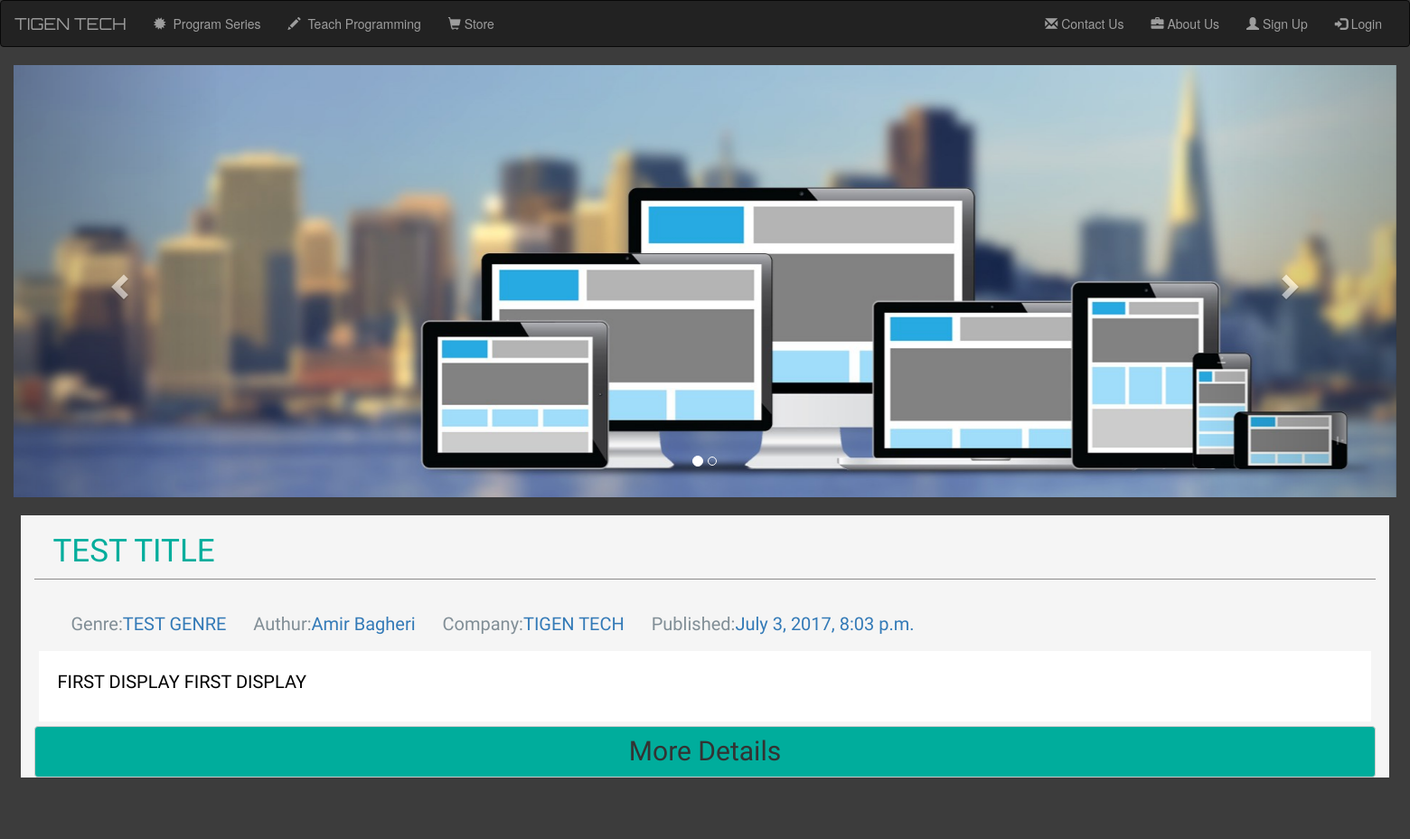
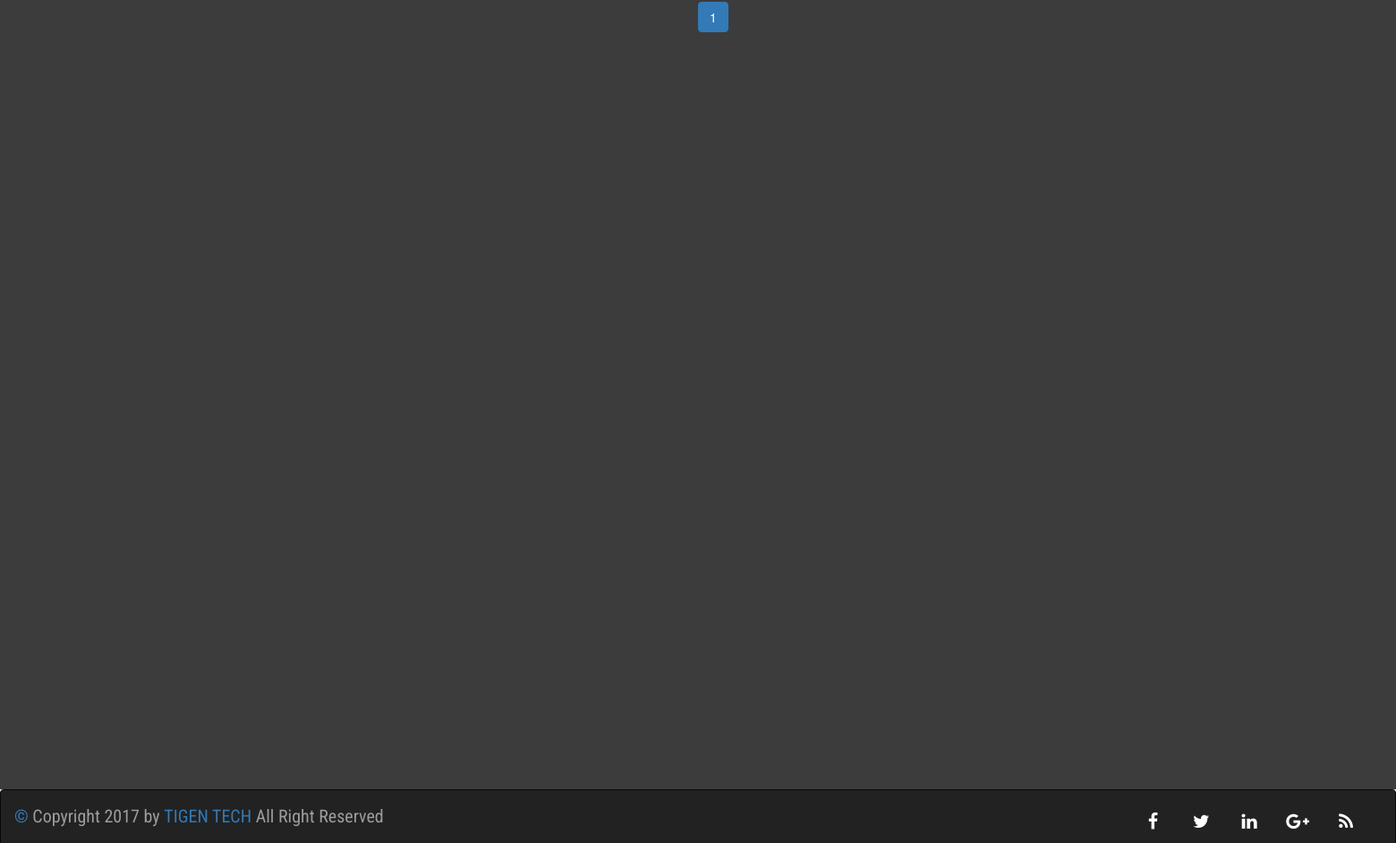
Page /pagenum/1 on the committed database (2 pictures, top to bottom).
### slider/models.py (models this page shows, shortened)
class sliderimg(models.Model):
    name = models.CharField(max_length=800)
    image = models.FileField(upload_to="slider")

### posts/models.py (models this page shows, shortened)
class post(models.Model):
    Title = models.CharField(max_length=100)
    genre = models.ForeignKey(genre,on_delete=models.CASCADE)
    authur = models.ForeignKey(Person,on_delete=models.CASCADE)
    Company = models.ForeignKey(Company,on_delete=models.CASCADE)
    First_Display = RichTextField()
    Complete_Text = RichTextField()
    Publish_Time = models.DateTimeField(auto_now=True)

class genre(models.Model):
    title = models.CharField(max_length=50)
    def __str__(self):
        return self.title

class Person(models.Model):
    name = models.CharField(max_length=150)
    age = models.IntegerField()
    date_of_birth = models.DateField()
    PictureFile = models.ImageField()
    Job = models.ForeignKey(Job,on_delete=models.CASCADE)
    Bio = RichTextField()
    Major = models.CharField(max_length=10000)
    Interest_Fields = TaggableManager()
    country = models.ForeignKey(Country, on_delete=models.CASCADE)
    def __str__(self):
        return self.name

class Company(models.Model):
    Name = models.CharField(max_length=700)
    master = models.ForeignKey(Manager,on_delete=models.CASCADE)
    country = models.ForeignKey(Country,on_delete=models.CASCADE)
    DateOfCreation = models.DateField()
    def __str__(self):
        return self.Name

### mainpage/views.py (the view)
# urls.py: url(r'^pagenum/?(?P<pagenum>[0-9]+)', views.HomePage1),
def HomePage1(request,pagenum):
    posts = []
    pagenum = int(pagenum)
    pagenumbers = int(len(post.objects.all()) / 3 + 1)
    pagenumbers = [i for i in range(1, pagenumbers + 1)]
    if  pagenum in pagenumbers:
        Quotes = Quote.objects.all()
        Rand_Quote = random.choice(Quotes)
        images = sliderimg.objects.all()
        if pagenum!=0:
            lastpost = (pagenum-1)*4+3
            firstpost = (pagenum-1)*4
            if firstpost<len(post.objects.all()):
                if len(post.objects.all())<lastpost:
                    lastpost = len(post.objects.all())
                posts = post.objects.all().order_by('-Publish_Time')[firstpost:lastpost]
        return render(request, 'MainPage/index.html', {"images":images, "l":images[0], "lent":[i for i in range(len(images))],"Quote": Rand_Quote, "Posts": posts,"lastpagenumber": pagenumbers,"thispage":pagenum})
    else:
        return redirect("/pagenum/1")

### templates/MainPage/index.html (shortened to what this page needs)
{% extends 'base.html' %}
{% load staticfiles %}
    {% block stylesheet %}
        <link rel="stylesheet" href="{% static 'mainpage/style.css' %}">
    {% endblock %}
{% block pagestylesheet %}"background-color: #3c3c3c; "{% endblock %}
{% block body %}
    <div class="nodes">
        <div class="container-fluid">
            <div id="myCarousel" class="carousel slide" data-ride="carousel">
                <ol class="carousel-indicators">
                    {% for i in lent %}
                        {% if i == 0 %}
                            <li data-target="#myCarousel" data-slide-to="0" class="active"></li>
                        {% else %}
                            <li data-target="#myCarousel" data-slide-to="{{ i }}"></li>
                        {% endif %}
                    {% endfor %}
                </ol>
                <div class="carousel-inner">
                    {% if images %}
                        {% for img in images %}
                            {% if l == img %}
                                <div class="item active">
                                    <div id="image1"> <img src="{{ img.image.url }}" alt="{{ img.name }}" style="width:100%;"></div>
                                </div>
                            {% else %}
                                <div class="item">
                                    <img src="{{ img.image.url }}" style="width:100%;">
                                </div>
                            {% endif %}
                        {% endfor %}
                    {% endif %}
                    <a class="left carousel-control" href="#myCarousel" data-slide="prev">
                        <span class="glyphicon glyphicon-chevron-left"></span>
                    </a>
                    <a class="right carousel-control" href="#myCarousel" data-slide="next">
                        <span class="glyphicon glyphicon-chevron-right"></span>
                    </a>
                </div>
            </div>
        </div>
    </div>
    <div style="height: 20px;"></div>
    {% for post in Posts %}
        <div style="background-color:whitesmoke;color: #00ad9c;" class="container-fluid postst">
            <div class="posttitle pull-left">{{post.Title|safe}}</div>
            <div class="push"></div>
            <hr  class="posthr" style="color: #00ad9c; top: -35px;">
            <ul class="PostDetails">
                <li>Genre:<a class="PostGenre" href="#">{{ post.genre }}</a></li>
                <li>Authur:<a class="PostAuthur" href="#">{{ post.authur }}</a></li>
                <li>Company:<a class="PostCompany" href="#">{{ post.Company }}</a></li>
                <li>Published:<a class="PostPublish" href="#">{{ post.Publish_Time }}</a></li>
            </ul>
            <div class="PostFirstDisplay">
                {{ post.First_Display|safe }}
            </div>
            <a style="background-color: #00ad9c; font-size: 30px;" class="btn btn-default btn-block" href="/posts/{{ post.genre.pk }}/{{ post.pk }}">More Details</a>
        </div>
        <div class="push"></div>
    {% endfor %}
    <ul class="pagination container" style="margin-left: 50%;">
        {% for page in lastpagenumber %}
            {% if thispage == page %}
                <li class="active"><a href="/pagenum/{{ page }}">{{ page }}</a></li>
            {% else %}
                <li><a href="/pagenum/{{ page }}">{{ page }}</a></li>
            {% endif %}
        {% endfor %}
    </ul>
{% endblock %}

### static/base.css (style rules this page uses)
.push { height: 50px; }
html { position: relative; min-height: 100%; }
body { margin: 0 0 100px; }

### static/mainpage/style.css (style rules this page uses)
.postst { font-family: 'Teko', sans-serif; font-size: 35px; width: 97%; min-height: 100%; flex: 1 0 auto; }
hr.posthr { border-top: 1px solid #8c8b8b; text-align: center; width: 100%; }
hr.posthr::after { content: '§'; display: inline-block; position: relative; width: 30px; top: -30.0px; font-family: 'Shrikhand', cursive; padding: 0 -15px; border-radius: 50%; font-size: 20px; background-color: #2e2e2e; -webkit-transform: rotate(50deg); -moz-transform: rotate(50deg); transform: rotate(50deg); }
.posttitle { margin: 15px 0px 0px 20px; }
ul.PostDetails { font-family: 'Cabin Condensed', sans-serif; color: #818E96; font-size: 20px; margin-top: -20px; text-decoration: none; list-style: none; }
ul.PostDetails { display: inline-block; position: relative; font-family: 'Kalam', cursive;; }
ul.PostDetails li { display: inline; margin-right: 25px; margin-top: -40px; }
ul.PostDetails li a { text-decoration: none; }
.PostFirstDisplay { margin: 5px; padding: 20px 40px 20px 20px; background-color: white; font-family: 'Coming Soon', cursive; font-size: 20px; color: black; }

### rows in the picture
sliderimg: image (picture)
post: Title "TEST TITLE", genre "TEST GENRE", authur "Amir Bagheri", Company "TIGEN TECH", Publish_Time "July 3, 2017, 8:03 p.m.", First_Display "FIRST DISPLAY FIRST DISPLAY"

### other values in the picture
{{ page }} "1"
